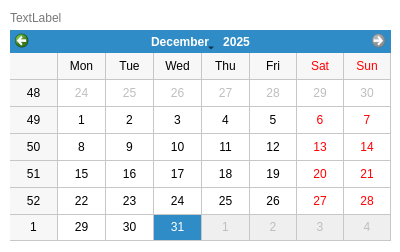
<?xml version="1.0" encoding="UTF-8"?>
<ui version="4.0">
    <class>Dialog</class>
    <widget class="QDialog" name="Dialog" key="576fcb150341c92453ef45114a2308e2">
        <property name="geometry">
            <rect>
                <x>0</x>
                <y>0</y>
                <width>400</width>
                <height>252</height>
            </rect>
        </property>
        <property name="windowTitle">
            <string>Dialog</string>
        </property>
        <property name="styleSheet">
            <string notr="true">QMainWindow, QDialog{
                background-color: rgb(255, 255, 255);
                }

                /**** QPushButton (enabled) ****/
                QPushButton
                {
                background-color: rgb(85, 170, 255);
                font: 10pt;
                color: rgb(255, 255, 255);
                padding: 4px 8px;
                border: 2px solid rgb(85, 170, 255);
                border-radius: 8px;
                padding: 5px;
                }

                QPushButton:hover
                {
                background-color: rgb(0, 121, 182);
                border: 2px solid rgb(66, 133, 199);
                }

                QPushButton:pressed
                {
                border:3px solid rgb(66, 133, 199);
                padding: -1px 1px 1px 1px;
                }

                /******* QLabel ***********/
                QLabel{
                color: rgb(120, 120, 120)
                }
                labelHab1:hover{
                color: rgb(120, 0, 0)
                }

                /*******QLineEdit************/
                QLineEdit, QDateEdit, QDoubleSpinBox, QSpinBox{
                font: 10pt;
                color: rgb(120, 120, 120);
                border: 1px solid rgb(156, 156, 156);
                border-radius: 0px;
                padding: 2px;
                }
                /********QComboBox*******/
                QComboBox{
                font: 10pt;
                color: rgb(120, 120, 120);
                border: 1px solid rgb(156, 156, 156);
                padding: 2px;
                selection-background-color: white;
                selection-color: rgb(120, 120, 120);
                }
                QComboBox QAbstractItemView
                {
                background-color: white;
                color:rgb(120, 120, 120);
                padding: 4px;
                border: 1px solid rgb(156, 156, 156);
                }

                QLineEdit:hover, QDateEdit:hover, QDoubleSpinBox:hover, QComboBox:hover
                {
                color: rgb(85, 170, 255);
                border: 1px solid rgb(85, 170, 255);
                }

                QLineEdit:focus, QDateEdit:focus, QDoubleSpinBox:focus, QComboBox:focus
                {
                border-color: rgb(90,200,255);
                }

                QToolTip
                {
                background-color:rgb(85, 170, 255);
                color: white;
                border: 1px solid rgb(85, 170, 255);
                opacity: 50;
                padding: 1px;
                }
                QTabWidget
                {
                background-color: transparent;
                }

                QTabWidget::pane {
                border-top: 1px solid rgb(156, 156, 156);
                border-bottom: 1px solid rgb(156, 156, 156);
                position: absolute;
                top: -0.25em;
                }
                /**** QTabWidget (disabled) ****/
                QTabWidget::pane:disabled
                {
                border-color: rgb(60,60,60);
                }

                QTabWidget::tab-bar {
                alignment: center;
                border: 1px white;
                border-radius: 5px;
                }

                QTreeView
                {
                alternate-background-color: rgb(200,200,200);
                background-color: white;
                border: 1px solid rgb(156, 156, 156);
                font: 10pt;
                color: rgb(120,120,120);
                selection-background-color:rgb(90,200,255);
                selection-color: rgb(156, 156, 156);
                }
                QListView{
                alternate-background-color: rgb(200,200,200);
                background-color: white;
                border: 1px solid rgb(255, 255, 255);
                font: 8pt;
                color: rgb(120,120,120);
                selection-background-color:rgb(90,200,255);
                selection-color: rgb(156, 156, 156);
                }
            </string>
        </property>
        <widget class="QCalendarWidget" name="calendarWidget">
            <property name="geometry">
                <rect>
                    <x>10</x>
                    <y>30</y>
                    <width>381</width>
                    <height>211</height>
                </rect>
            </property>
            <property name="minimumDate">
                <date>
                    <year>2016</year>
                    <month>12</month>
                    <day>22</day>
                </date>
            </property>
            <property name="maximumDate">
                <date>
                    <year>2025</year>
                    <month>12</month>
                    <day>31</day>
                </date>
            </property>
            <property name="gridVisible">
                <bool>true</bool>
            </property>
        </widget>
        <widget class="QLabel" name="labelText">
            <property name="geometry">
                <rect>
                    <x>10</x>
                    <y>10</y>
                    <width>381</width>
                    <height>16</height>
                </rect>
            </property>
            <property name="text">
                <string>TextLabel</string>
            </property>
        </widget>
    </widget>
    <resources/>
    <connections/>
</ui>
